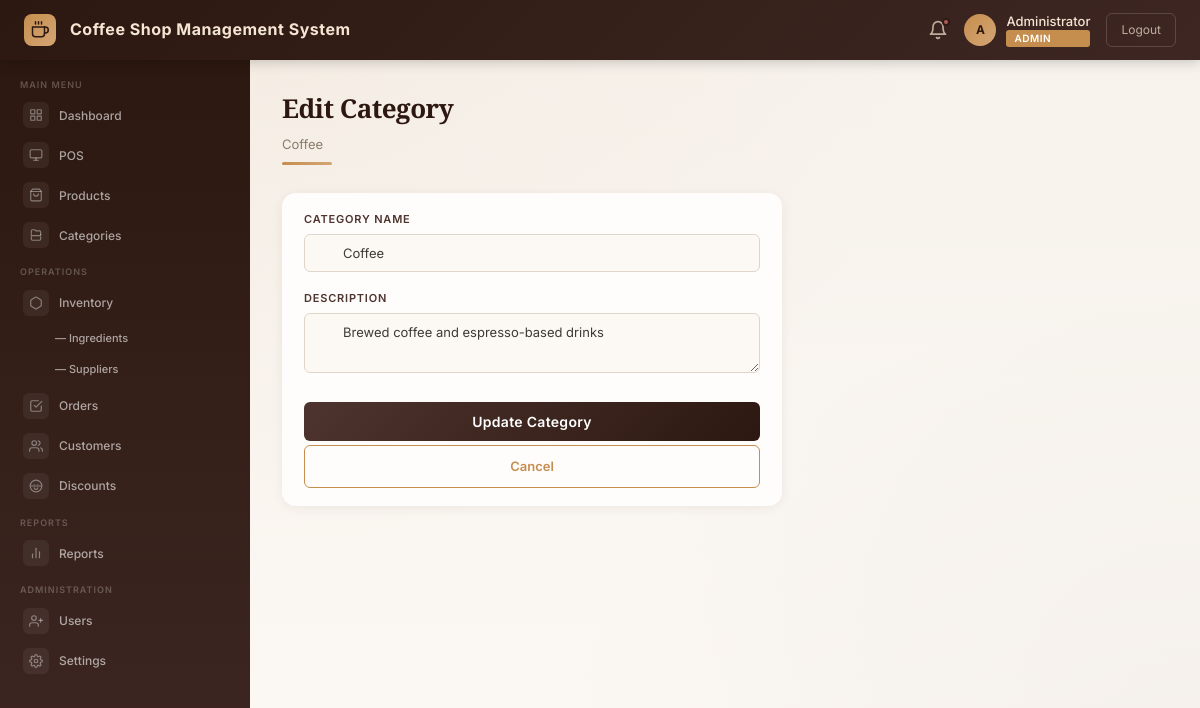
/modules/categories/edit_category.php?id=1 (signed in), run on the app's committed database.
### tables this page shows
CREATE TABLE categories (
    category_id   INT          AUTO_INCREMENT PRIMARY KEY,
    name          VARCHAR(100) NOT NULL UNIQUE,
    description   TEXT         DEFAULT NULL,
    created_at    TIMESTAMP    DEFAULT CURRENT_TIMESTAMP
);

### modules/categories/edit_category.php (the view, shortened to what this page needs)
<?php
require_once __DIR__ . '/../../includes/auth.php';
$id = $_GET['id'] ?? 0;
$stmt = $pdo->prepare("SELECT * FROM categories WHERE category_id = :id");
$stmt->execute(['id' => $id]);
$category = $stmt->fetch();
require_once __DIR__ . '/../../includes/dashboard_header.php';
?>
<div class="page-header">
    <div class="page-header-left">
        <h1>Edit Category</h1>
        <p><?= htmlspecialchars($category['name']) ?></p>
        <div class="page-header-accent"></div>
    </div>
</div>
<div class="card" style="max-width:500px;">
    <div class="card-body">
        <form method="POST">
            <div class="form-group">
                <label>Category Name</label>
                <div class="input-wrapper">
                    <input type="text" name="name" required value="<?= htmlspecialchars($_POST['name'] ?? $category['name']) ?>">
                </div>
            </div>
            <div class="form-group">
                <label>Description</label>
                <div class="input-wrapper">
                    <textarea name="description" style="min-height:60px;"><?= htmlspecialchars($_POST['description'] ?? $category['description']) ?></textarea>
                </div>
            </div>
            <button type="submit" class="btn-primary" style="margin-top:4px;">Update Category</button>
            <a href="categories.php" class="btn-outline" style="margin-top:4px;">Cancel</a>
        </form>
    </div>
</div>
<?php require_once __DIR__ . '/../../includes/dashboard_footer.php'; ?>

### assets/css/style.css (style rules this page uses)
*, *::before, *::after { margin: 0; padding: 0; box-sizing: border-box; }
:root { --coffee-dark: #2C1810; --coffee-espresso: #3E2723; --coffee-medium: #4E342E; --coffee-mocha: #5D4037; --coffee-light: #6D4C41; --coffee-caramel: #A67C52; --coffee-gold: #C68E4E; --coffee-latte: #D4A574; --coffee-cream: #F5E6D3; --coffee-foam: #FEF9F3; --accent-teal: #4DB6AC; --accent-coral: #E57373; --accent-sunset: #FFB74D; --accent-sage: #81C784; --accent-lavender: #9575CD; --accent-ocean: #64B5F6; --bg-warm: #FCF8F4; --bg-card: #FFFFFF; --bg-sidebar: #FFFFFF; --text-dark: #1A1A1A; --text-body: #3E3A36; --text-muted: #8B7D6B; --text-light: #B8A99A; --border-light: #F0EBE5; --border-med: #E0D5C9; --shadow-sm: 0 1px 3px rgba(44, 24, 16, 0.06); --shadow-md: 0 4px 16px rgba(44, 24, 16, 0.08); --shadow-lg: 0 8px 32px rgba(44, 24, 16, 0.12); --shadow-card: 0 2px 12px rgba(44, 24, 16, 0.06); --radius-sm: 6px; --radius-md: 10px; --radius-lg: 14px; --radius-xl: 20px; --transition: 0.3s ease; }
html, body { height: 100%; font-family: 'Inter', sans-serif; background: linear-gradient(135deg, var(--coffee-dark), var(--coffee-medium), var(--coffee-light)); color: var(--text-body); line-height: 1.6; }
.form-group { margin-bottom: 18px; }
.form-group label { display: block; font-size: 11px; font-weight: 600; color: var(--coffee-medium); margin-bottom: 5px; text-transform: uppercase; letter-spacing: 0.8px; }
.input-wrapper { position: relative; }
.input-wrapper input, .input-wrapper select, .input-wrapper textarea { width: 100%; padding: 10px 14px 10px 38px; border: 1.5px solid var(--border-med); border-radius: var(--radius-sm); font-size: 13px; font-family: 'Inter', sans-serif; color: var(--text-body); background: var(--bg-warm); transition: all 0.25s ease; outline: none; }
.input-wrapper textarea { padding-top: 10px; min-height: 64px; resize: vertical; }
.input-wrapper input::placeholder, .input-wrapper textarea::placeholder { color: var(--text-light); }
.input-wrapper input[type="password"], .input-wrapper input[type="text"] { padding-right: 36px; }
.btn-primary { display: inline-flex; align-items: center; justify-content: center; gap: 8px; width: 100%; padding: 11px 20px; background: linear-gradient(135deg, var(--coffee-medium), var(--coffee-dark)); border: none; border-radius: var(--radius-sm); color: var(--bg-card); font-size: 14px; font-weight: 600; font-family: 'Inter', sans-serif; cursor: pointer; transition: all 0.3s ease; position: relative; overflow: hidden; letter-spacing: 0.3px; }
.btn-outline { display: inline-flex; align-items: center; justify-content: center; gap: 8px; width: 100%; padding: 10px 20px; border: 1.5px solid var(--coffee-gold); border-radius: var(--radius-sm); color: var(--coffee-gold); font-size: 13px; font-weight: 600; font-family: 'Inter', sans-serif; background: transparent; cursor: pointer; text-decoration: none; transition: all 0.25s ease; }
body.dashboard-page { background: linear-gradient(135deg, #EDE6DD 0%, #F5EFE8 40%, #FCF8F4 100%); }
.page-header { margin-bottom: 28px; display: flex; align-items: flex-start; justify-content: space-between; flex-wrap: wrap; gap: 12px; }
.page-header-left h1 { font-family: 'Playfair Display', serif; font-size: 26px; font-weight: 700; color: var(--coffee-dark); margin-bottom: 4px; letter-spacing: -0.5px; }
.page-header-left p { color: var(--text-muted); font-size: 13px; }
.page-header-accent { width: 50px; height: 3px; background: linear-gradient(90deg, var(--coffee-gold), var(--coffee-latte)); border-radius: 3px; margin-top: 8px; }
.card { background: #FFFDFB; border-radius: var(--radius-lg); box-shadow: var(--shadow-card); overflow: hidden; transition: box-shadow 0.3s ease; }
.card-body { padding: 18px 22px; }

### data on the page
categories: name "Coffee", description "Brewed coffee and espresso-based drinks"

### other printed values
APP_NAME "Coffee Shop Management System"
substr($_SESSION['full_name'] ?? $_SESSION['username'], 0, 1) "A"
$_SESSION['full_name'] "Administrator"
$_SESSION['role'] "ADMIN"
